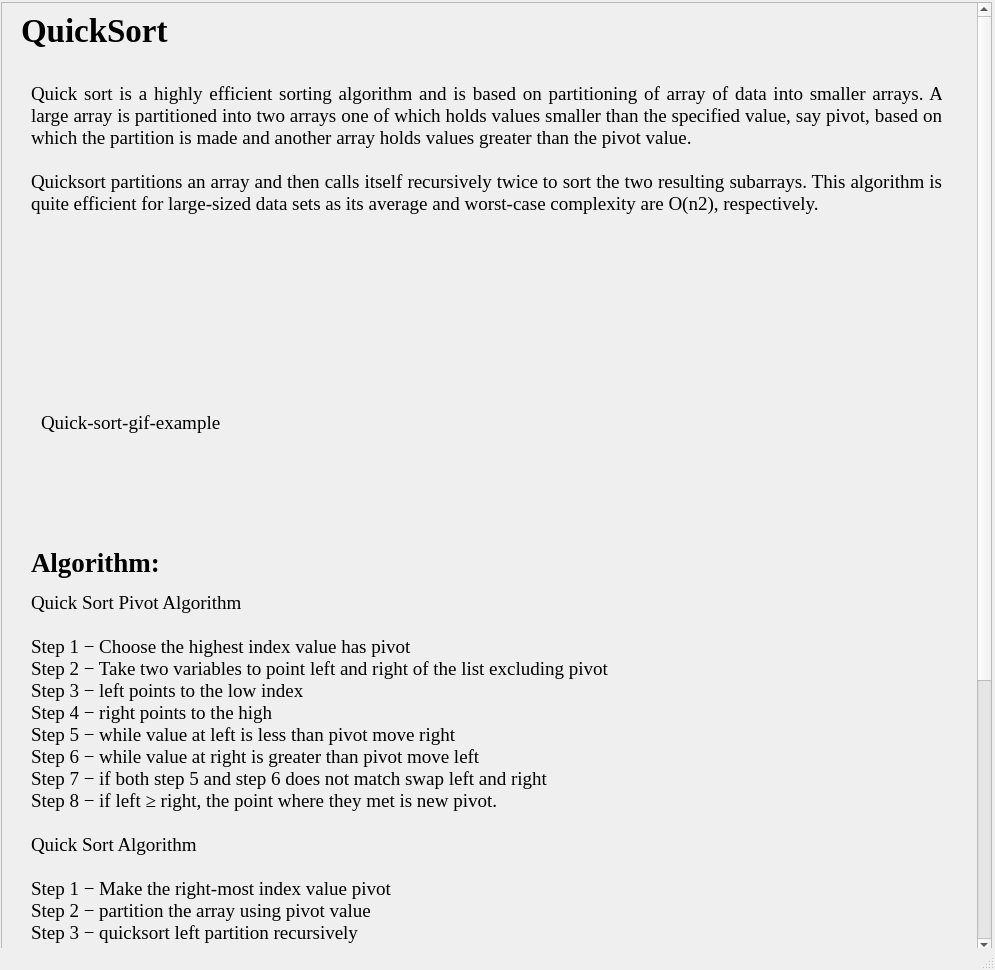
<?xml version="1.0" encoding="UTF-8"?>
<ui version="4.0">
 <class>MainWindow</class>
 <widget class="QMainWindow" name="MainWindow">
  <property name="geometry">
   <rect>
    <x>0</x>
    <y>0</y>
    <width>995</width>
    <height>970</height>
   </rect>
  </property>
  <property name="minimumSize">
   <size>
    <width>994</width>
    <height>965</height>
   </size>
  </property>
  <property name="maximumSize">
   <size>
    <width>995</width>
    <height>970</height>
   </size>
  </property>
  <property name="windowTitle">
   <string>Quick Sort</string>
  </property>
  <widget class="QWidget" name="centralwidget">
   <widget class="QScrollArea" name="scrollArea">
    <property name="geometry">
     <rect>
      <x>1</x>
      <y>2</y>
      <width>991</width>
      <height>951</height>
     </rect>
    </property>
    <property name="sizePolicy">
     <sizepolicy hsizetype="Expanding" vsizetype="Ignored">
      <horstretch>0</horstretch>
      <verstretch>0</verstretch>
     </sizepolicy>
    </property>
    <property name="minimumSize">
     <size>
      <width>0</width>
      <height>500</height>
     </size>
    </property>
    <property name="cursor" stdset="0">
     <cursorShape>WaitCursor</cursorShape>
    </property>
    <property name="acceptDrops">
     <bool>false</bool>
    </property>
    <property name="autoFillBackground">
     <bool>true</bool>
    </property>
    <property name="styleSheet">
     <string notr="true">border:none;
QScrollBar
{
background : lightgreen;}</string>
    </property>
    <property name="frameShadow">
     <enum>QFrame::Sunken</enum>
    </property>
    <property name="verticalScrollBarPolicy">
     <enum>Qt::ScrollBarAsNeeded</enum>
    </property>
    <property name="sizeAdjustPolicy">
     <enum>QAbstractScrollArea::AdjustIgnored</enum>
    </property>
    <property name="widgetResizable">
     <bool>true</bool>
    </property>
    <property name="alignment">
     <set>Qt::AlignLeading|Qt::AlignLeft|Qt::AlignVCenter</set>
    </property>
    <widget class="QWidget" name="scrollAreaWidgetContents">
     <property name="geometry">
      <rect>
       <x>0</x>
       <y>-367</y>
       <width>970</width>
       <height>1318</height>
      </rect>
     </property>
     <layout class="QVBoxLayout" name="verticalLayout_2">
      <item>
       <widget class="QFrame" name="frame">
        <property name="minimumSize">
         <size>
          <width>0</width>
          <height>1300</height>
         </size>
        </property>
        <property name="acceptDrops">
         <bool>false</bool>
        </property>
        <property name="styleSheet">
         <string notr="true">border:none</string>
        </property>
        <property name="frameShape">
         <enum>QFrame::StyledPanel</enum>
        </property>
        <property name="frameShadow">
         <enum>QFrame::Plain</enum>
        </property>
        <widget class="QTableWidget" name="complexity_table">
         <property name="geometry">
          <rect>
           <x>30</x>
           <y>1140</y>
           <width>501</width>
           <height>61</height>
          </rect>
         </property>
         <property name="font">
          <font>
           <family>Times New Roman</family>
           <pointsize>12</pointsize>
          </font>
         </property>
         <property name="layoutDirection">
          <enum>Qt::LeftToRight</enum>
         </property>
         <property name="frameShadow">
          <enum>QFrame::Sunken</enum>
         </property>
         <property name="verticalScrollBarPolicy">
          <enum>Qt::ScrollBarAlwaysOff</enum>
         </property>
         <property name="horizontalScrollBarPolicy">
          <enum>Qt::ScrollBarAlwaysOff</enum>
         </property>
         <property name="sizeAdjustPolicy">
          <enum>QAbstractScrollArea::AdjustToContents</enum>
         </property>
         <property name="gridStyle">
          <enum>Qt::SolidLine</enum>
         </property>
         <attribute name="horizontalHeaderVisible">
          <bool>true</bool>
         </attribute>
         <attribute name="horizontalHeaderCascadingSectionResizes">
          <bool>false</bool>
         </attribute>
         <attribute name="horizontalHeaderHighlightSections">
          <bool>true</bool>
         </attribute>
         <attribute name="verticalHeaderVisible">
          <bool>false</bool>
         </attribute>
         <attribute name="verticalHeaderHighlightSections">
          <bool>true</bool>
         </attribute>
         <row>
          <property name="text">
           <string>Mergesort</string>
          </property>
          <property name="font">
           <font>
            <family>Times New Roman</family>
            <pointsize>12</pointsize>
           </font>
          </property>
          <property name="background">
           <color>
            <red>255</red>
            <green>255</green>
            <blue>255</blue>
           </color>
          </property>
         </row>
         <column>
          <property name="text">
           <string>Best</string>
          </property>
          <property name="font">
           <font>
            <family>Times New Roman</family>
            <pointsize>12</pointsize>
           </font>
          </property>
         </column>
         <column>
          <property name="text">
           <string>Average</string>
          </property>
         </column>
         <column>
          <property name="text">
           <string>Worst</string>
          </property>
         </column>
         <column>
          <property name="text">
           <string>Memory</string>
          </property>
         </column>
         <column>
          <property name="text">
           <string>Stable</string>
          </property>
         </column>
         <item row="0" column="0">
          <property name="text">
           <string>n log (n)</string>
          </property>
         </item>
         <item row="0" column="1">
          <property name="text">
           <string>n log (n)</string>
          </property>
         </item>
         <item row="0" column="2">
          <property name="text">
           <string>n log (n)</string>
          </property>
         </item>
         <item row="0" column="3">
          <property name="text">
           <string>n</string>
          </property>
         </item>
         <item row="0" column="4">
          <property name="text">
           <string>Yes</string>
          </property>
         </item>
        </widget>
        <widget class="QLabel" name="complexity">
         <property name="geometry">
          <rect>
           <x>20</x>
           <y>1080</y>
           <width>211</width>
           <height>41</height>
          </rect>
         </property>
         <property name="font">
          <font>
           <family>Times New Roman</family>
           <pointsize>20</pointsize>
           <weight>75</weight>
           <bold>true</bold>
          </font>
         </property>
         <property name="layoutDirection">
          <enum>Qt::LeftToRight</enum>
         </property>
         <property name="text">
          <string>Complexity</string>
         </property>
         <property name="textFormat">
          <enum>Qt::PlainText</enum>
         </property>
        </widget>
        <widget class="QLabel" name="algo_header">
         <property name="geometry">
          <rect>
           <x>20</x>
           <y>530</y>
           <width>331</width>
           <height>41</height>
          </rect>
         </property>
         <property name="font">
          <font>
           <family>Times New Roman</family>
           <pointsize>20</pointsize>
           <weight>75</weight>
           <bold>true</bold>
          </font>
         </property>
         <property name="text">
          <string>Algorithm:</string>
         </property>
        </widget>
        <widget class="QLabel" name="header_label">
         <property name="geometry">
          <rect>
           <x>10</x>
           <y>0</y>
           <width>251</width>
           <height>51</height>
          </rect>
         </property>
         <property name="font">
          <font>
           <family>Times New Roman</family>
           <pointsize>25</pointsize>
           <weight>75</weight>
           <bold>true</bold>
          </font>
         </property>
         <property name="layoutDirection">
          <enum>Qt::LeftToRight</enum>
         </property>
         <property name="text">
          <string>QuickSort</string>
         </property>
         <property name="alignment">
          <set>Qt::AlignLeading|Qt::AlignLeft|Qt::AlignTop</set>
         </property>
        </widget>
        <widget class="QLabel" name="algorithm">
         <property name="geometry">
          <rect>
           <x>20</x>
           <y>580</y>
           <width>911</width>
           <height>471</height>
          </rect>
         </property>
         <property name="font">
          <font>
           <family>Times New Roman</family>
           <pointsize>14</pointsize>
          </font>
         </property>
         <property name="text">
          <string>Quick Sort Pivot Algorithm 

Step 1 − Choose the highest index value has pivot
Step 2 − Take two variables to point left and right of the list excluding pivot
Step 3 − left points to the low index
Step 4 − right points to the high
Step 5 − while value at left is less than pivot move right
Step 6 − while value at right is greater than pivot move left
Step 7 − if both step 5 and step 6 does not match swap left and right
Step 8 − if left ≥ right, the point where they met is new pivot.

Quick Sort Algorithm

Step 1 − Make the right-most index value pivot
Step 2 − partition the array using pivot value
Step 3 − quicksort left partition recursively
Step 4 − quicksort right partition recursively</string>
         </property>
         <property name="textFormat">
          <enum>Qt::AutoText</enum>
         </property>
         <property name="scaledContents">
          <bool>true</bool>
         </property>
         <property name="alignment">
          <set>Qt::AlignLeading|Qt::AlignLeft|Qt::AlignTop</set>
         </property>
         <property name="wordWrap">
          <bool>true</bool>
         </property>
        </widget>
        <widget class="QLabel" name="gif_label">
         <property name="geometry">
          <rect>
           <x>30</x>
           <y>310</y>
           <width>401</width>
           <height>201</height>
          </rect>
         </property>
         <property name="font">
          <font>
           <family>Times New Roman</family>
           <pointsize>14</pointsize>
          </font>
         </property>
         <property name="text">
          <string>Quick-sort-gif-example</string>
         </property>
         <property name="scaledContents">
          <bool>true</bool>
         </property>
        </widget>
        <widget class="QLabel" name="header_info_label">
         <property name="geometry">
          <rect>
           <x>20</x>
           <y>70</y>
           <width>911</width>
           <height>221</height>
          </rect>
         </property>
         <property name="font">
          <font>
           <family>Times New Roman</family>
           <pointsize>14</pointsize>
           <weight>50</weight>
           <bold>false</bold>
          </font>
         </property>
         <property name="focusPolicy">
          <enum>Qt::NoFocus</enum>
         </property>
         <property name="text">
          <string>Quick sort is a highly efficient sorting algorithm and is based on partitioning of array of data into smaller arrays. A large array is partitioned into two arrays one of which holds values smaller than the specified value, say pivot, based on which the partition is made and another array holds values greater than the pivot value.

Quicksort partitions an array and then calls itself recursively twice to sort the two resulting subarrays. This algorithm is quite efficient for large-sized data sets as its average and worst-case complexity are O(n2), respectively.</string>
         </property>
         <property name="textFormat">
          <enum>Qt::AutoText</enum>
         </property>
         <property name="scaledContents">
          <bool>false</bool>
         </property>
         <property name="alignment">
          <set>Qt::AlignJustify|Qt::AlignTop</set>
         </property>
         <property name="wordWrap">
          <bool>true</bool>
         </property>
         <property name="indent">
          <number>1</number>
         </property>
         <property name="textInteractionFlags">
          <set>Qt::LinksAccessibleByMouse</set>
         </property>
        </widget>
       </widget>
      </item>
     </layout>
    </widget>
   </widget>
  </widget>
  <widget class="QStatusBar" name="statusbar"/>
 </widget>
 <resources/>
 <connections/>
</ui>
